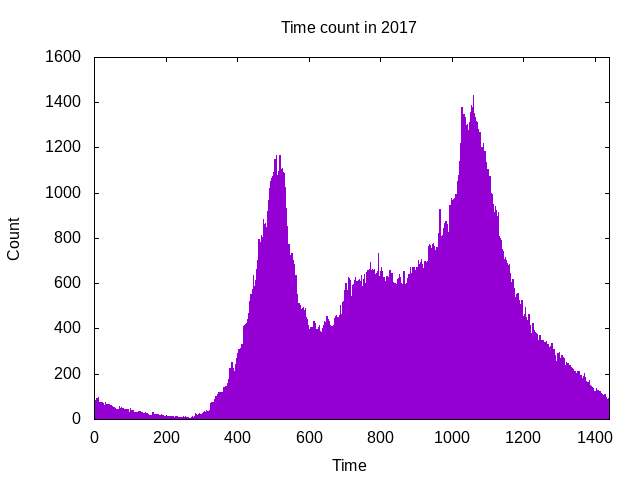

Generate this figure with gnuplot:
set terminal png
set output "timedata-2017.png"
set style data histogram
set style histogram clustered gap 0.05
set style fill solid 0.9 border
set title "Time count in 2017"
set xrange [0: 1440]
set xlabel "Time"
set ylabel "Count"
plot "timedata-2017.dat" using 2 title ""
